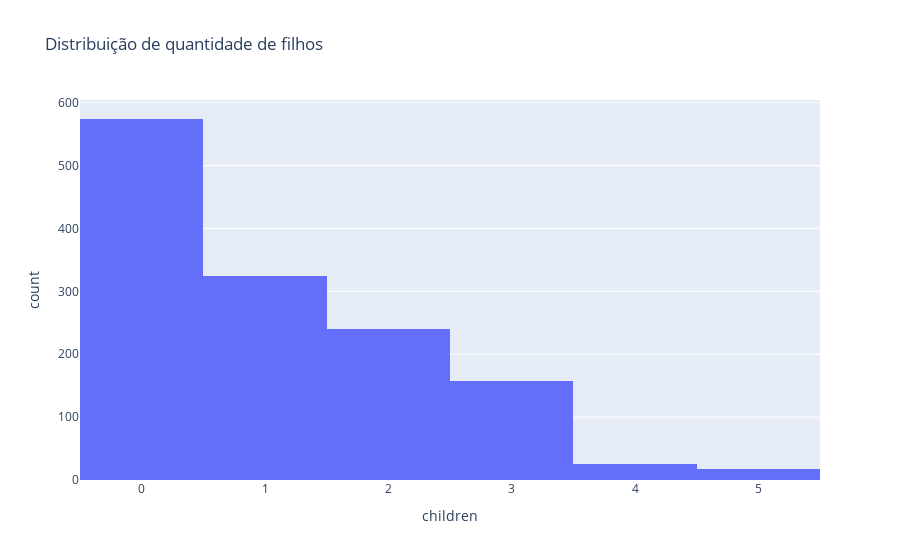

Notebook code for this chart:
### Code cell
fig = px.histogram(df_costs, x='children', title='Distribuição de quantidade de filhos')
fig.show()

### Figure 1 — Plotly figure (JSON) as saved in the notebook; plotly's stock layout.template omitted (floating-point values rounded to 4 significant figures; data arrays with more than 128 entries replaced by an {"elided": "..."} marker saying what was removed)
{"data": [{"alignmentgroup": "True", "bingroup": "x", "hovertemplate": "children=%{x}<br>count=%{y}<extra></extra>", "legendgroup": "", "marker": {"color": "#636efa", "pattern": {"shape": ""}}, "name": "", "offsetgroup": "", "orientation": "v", "showlegend": false, "type": "histogram", "x": {"elided": "1338 int values"}, "xaxis": "x", "yaxis": "y"}], "layout": {"barmode": "relative", "legend": {"tracegroupgap": 0}, "title": {"text": "Distribuição de quantidade de filhos"}, "xaxis": {"anchor": "y", "domain": [0, 1], "title": {"text": "children"}}, "yaxis": {"anchor": "x", "domain": [0, 1], "title": {"text": "count"}}}}
